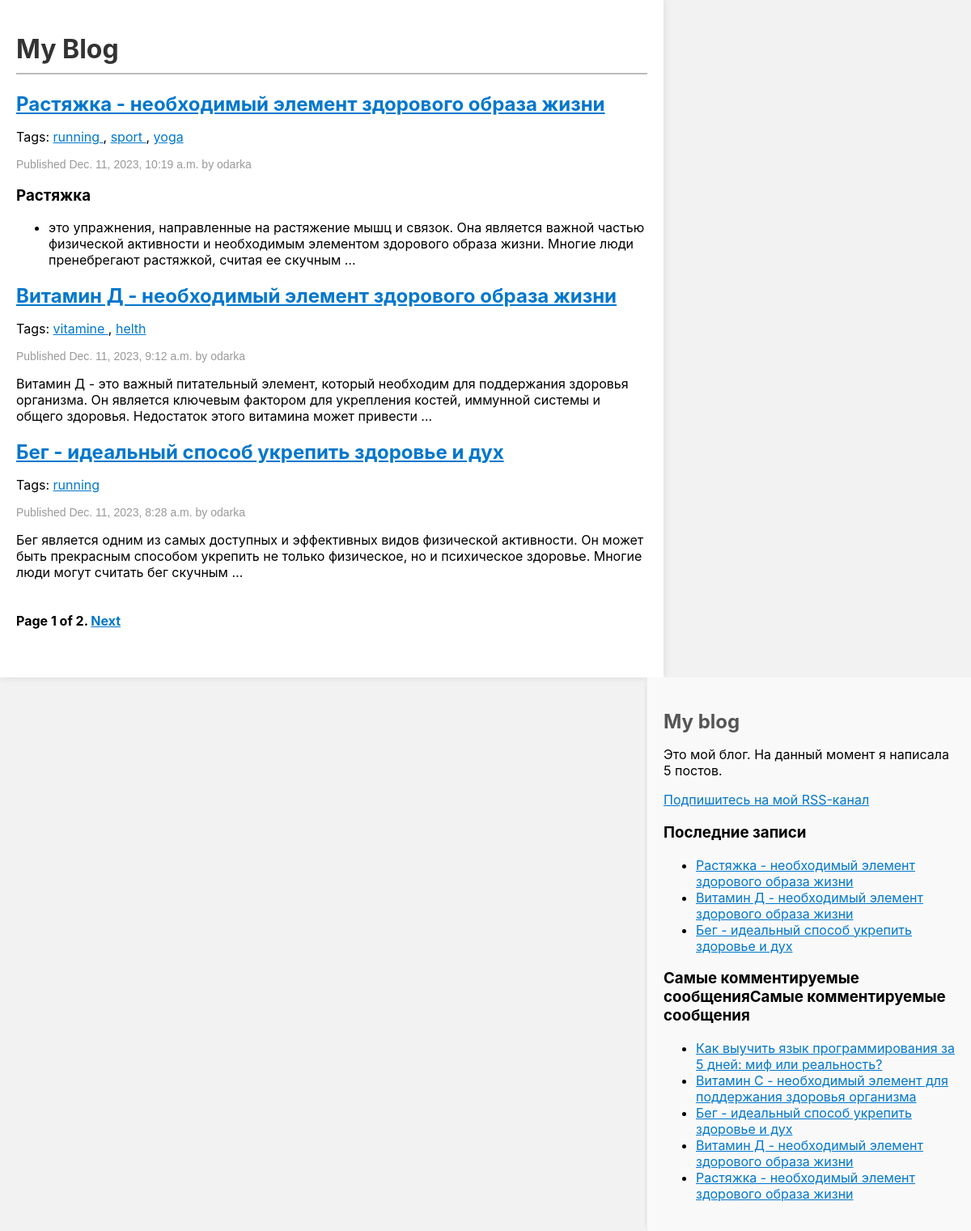
Screenshot of /blog/ with the database file from the repository.
### blog/models.py (models this page shows, shortened)
class Post(models.Model):
    class Status(models.TextChoices):
        DRAFT = 'DF', 'Draft'
        PUBLISHED = 'PB', 'Published'
    title = models.CharField(max_length=250)
    slug = models.SlugField(max_length=250,
                            unique_for_date='publish')
    author = models.ForeignKey(User,
                               on_delete=models.CASCADE,
                               related_name='blog_posts')
    body = models.TextField()
    publish = models.DateTimeField(default=timezone.now)
    created = models.DateTimeField(auto_now_add=True)
    updated = models.DateTimeField(auto_now=True)
    status = models.CharField(max_length=2,
                              choices=Status.choices,
                              default=Status.DRAFT)
    objects = models.Manager()  # менеджер, применяемый по умолчанию
    published = PublishedManager()  # конкретно-прикладной менеджер
    tags = TaggableManager()
    class Meta:
        ordering = ['-publish']
        indexes = [
            models.Index(fields=['-publish']),
        ]
    def get_absolute_url(self):
        return reverse('blog:post_detail',
                       args=[self.publish.year,
                             self.publish.month,
                             self.publish.day,
                             self.slug])

### blog/views.py (the view)
# urls.py: path('', views.post_list, name='post_list'),
def post_list(request, tag_slug=None):
    post_list = Post.published.all()
    tag = None
    if tag_slug:
        tag = get_object_or_404(Tag, slug=tag_slug)
        post_list = post_list.filter(tags__in=[tag])
    paginator = Paginator(post_list, 3)
    page_number = request.GET.get('page', 1)
    try:
        posts = paginator.page(page_number)
    except PageNotAnInteger:
        posts = paginator.page(1)
    except EmptyPage:
        posts = paginator.page(paginator.num_pages)
    return render(request,
                  'blog/post/list.html',
                  {'posts': posts,
                   'tag': tag})

### blog/models.py (called while the page is built)
    def get_queryset(self):
        return super().get_queryset() \
            .filter(status=Post.Status.PUBLISHED)

### blog/templatetags/blog_tags.py (called while the page is built)
@register.filter(name='markdown')
def markdown_format(text):
    return mark_safe(markdown.markdown(text))

@register.simple_tag
def total_posts():
    return Post.published.count()

@register.inclusion_tag('blog/post/latest_posts.html')
def show_latest_posts(count=5):
    latest_posts = Post.published.order_by('-publish')[:count]
    return {'latest_posts': latest_posts}

@register.simple_tag
def get_most_commented_posts(count=5):
    return Post.published.annotate(
        total_comments=Count('comments')
    ).order_by('-total_comments')[:count]

### blog/templates/blog/post/list.html (shortened to what this page needs)
{% extends "blog/base.html" %}
{% load blog_tags %}
{% block content %}
 <h1>My Blog</h1>
 {% for post in posts %}
<h2>
 <a href="{{ post.get_absolute_url }}">
 {{ post.title }}
 </a>
 </h2>
 <p class="tags">
 Tags:
 {% for tag in post.tags.all %}
 <a href="{% url "blog:post_list_by_tag" tag.slug %}">
 {{ tag.name }}
 </a>
 {% if not forloop.last %}, {% endif %}
 {% endfor %}
 </p>
 <p class="date">
 Published {{ post.publish }} by {{ post.author }}
 </p>
 {{ post.body|markdown|truncatewords_html:30 }}
 {% endfor %}
 {% include "pagination.html" with page=posts %}
{% endblock %}

### blog/templates/blog/base.html (shortened to what this page needs)
{% load blog_tags %}
{% load static %}
<!DOCTYPE html>
<html>
<head>
 <link href="{% static "css/blog.css" %}" rel="stylesheet">
</head>
<body>
 <div id="content">
 {% block content %}
 {% endblock %}
 </div>
 <div id="sidebar">
 <h2>My blog</h2>
 <p>
     Это мой блог.
     На данный момент я написала {% total_posts %} постов.
 </p>
 <p>
 <a href="{% url "blog:post_feed" %}">
 Подпишитесь на мой RSS-канал
 </a>
 </p>
 <h3>Последние записи</h3>
 {% show_latest_posts 3 %}
 <h3>Самые комментируемые сообщенияСамые комментируемые сообщения</h3>
 {% get_most_commented_posts as most_commented_posts %}
 <ul>
 {% for post in most_commented_posts %}
 <li>
 <a href="{{ post.get_absolute_url }}">{{ post.title }}</a>
 </li>
 {% endfor %}
 </ul>
 </div>
</body>
</html>

### blog/templates/pagination.html (shortened to what this page needs)
<div class="pagination">
 <span class="step-links">
 <span class="current">
 Page {{ page.number }} of {{ page.paginator.num_pages }}.
 </span>
 {% if page.has_next %}
 <a href="?page={{ page.next_page_number }}">Next</a>
 {% endif %}
 </span>
</div>

### blog/templates/blog/post/latest_posts.html
<ul>
 {% for post in latest_posts %}
 <li>
 <a href="{{ post.get_absolute_url }}">{{ post.title }}</a>
 </li>
 {% endfor %}
</ul>

### blog/static/css/blog.css (style rules this page uses)
body { margin: 0; padding: 0; font-family: -apple-system, BlinkMacSystemFont, 'Segoe UI', 'Roboto', 'Oxygen', 'Ubuntu', 'Cantarell', 'Fira Sans', 'Droid Sans', 'Helvetica Neue', sans-serif; -webkit-font-smoothing: antialiased; -moz-osx-font-smoothing: grayscale; background-color: #f2f2f2; }
a { color: #0077cc; text-decoration: underline; }
h1 { font-weight: bold; border-bottom: 2px solid #bbb; padding: 0 0 10px 0; color: #333; }
h2 { font-weight: bold; margin: 20px 0 0; color: #555; }
#content { float: left; width: 65%; padding: 20px; background-color: #fff; box-shadow: 0 0 10px rgba(0, 0, 0, 0.1); }
#sidebar { float: right; width: 30%; padding: 20px; background-color: #f9f9f9; height: 100%; box-shadow: -5px 0 5px -5px rgba(0, 0, 0, 0.1); border-left: 1px solid #eee; }
p.date { color: #999; font-family: 'Arial', sans-serif; font-size: 14px; }
.pagination { margin: 40px 0; font-weight: bold; }

### rows the page displays
Post: title "Растяжка - необходимый элемент здорового образа жизни", publish "Dec. 11, 2023, 10:19 a.m.", author "odarka", body "Растяжка это упражнения, направленные на растяжение мышц и связок. Она является важной частью физической активности и необходимым элементом здорового образа жизни. Многие люди пренебрегают растяжкой, считая ее скучным …"
Tag: name "running"
Tag: name "sport"
Tag: name "yoga"
Post: title "Витамин Д - необходимый элемент здорового образа жизни", publish "Dec. 11, 2023, 9:12 a.m.", author "odarka", body "Витамин Д - это важный питательный элемент, который необходим для поддержания здоровья организма. Он является ключевым фактором для укрепления костей, иммунной системы и общего здоровья. Недостаток этого витамина может привести …"
Tag: name "vitamine"
Tag: name "helth"
Post: title "Бег - идеальный способ укрепить здоровье и дух", publish "Dec. 11, 2023, 8:28 a.m.", author "odarka", body "Бег является одним из самых доступных и эффективных видов физической активности. Он может быть прекрасным способом укрепить не только физическое, но и психическое здоровье. Многие люди могут считать бег скучным …"
Post: title "Как выучить язык программирования за 5 дней: миф или реальность?"
Post: title "Витамин C - необходимый элемент для поддержания здоровья организма"

### other values shown
{{ page.number }} "1"
{{ page.paginator.num_pages }} "2"
